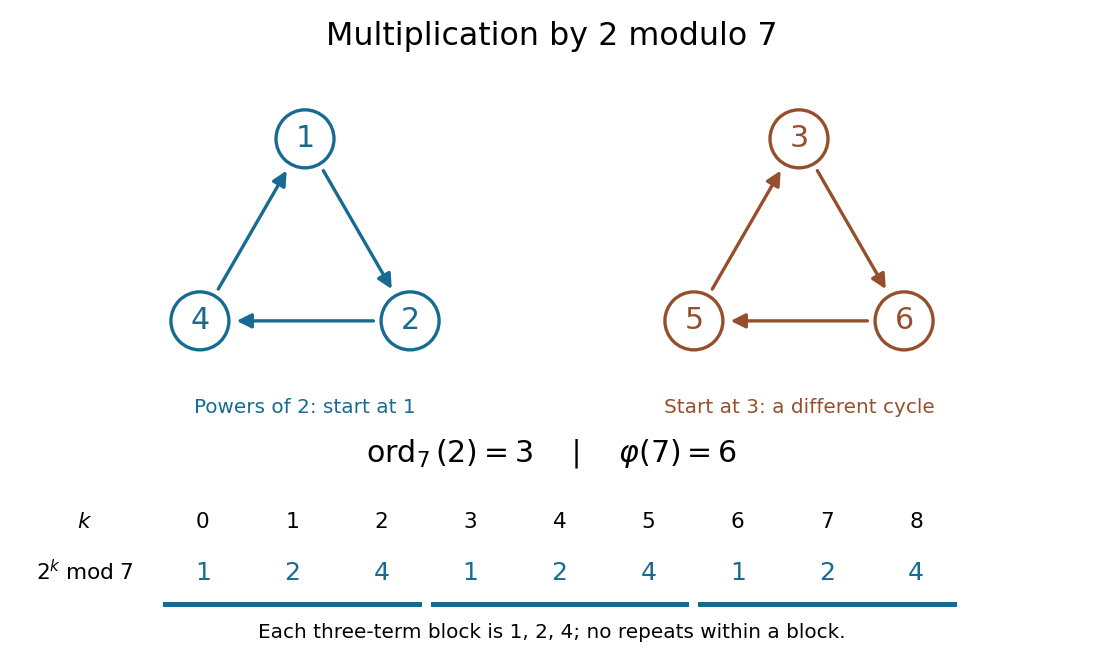

Reproduce this figure in Python.
"""Draw exact modular multiplication cycles; Python 3.14, matplotlib 3.10.7.

Run from _media; the PNG is written to the current working directory.
"""

from pathlib import Path
import math

import matplotlib.pyplot as plt
from matplotlib.patches import Circle, FancyArrowPatch


def main():
    fig, ax = plt.subplots(figsize=(9.2, 5.5), dpi=120)
    fig.patch.set_facecolor("white")
    ax.set(xlim=(-0.6, 9.0), ylim=(-1.6, 4.3), aspect="equal")
    ax.axis("off")
    ax.text(4.2, 4.0, "Multiplication by 2 modulo 7", ha="center", fontsize=19)
    for cx, initial, color in [(1.9, 1, "#176b91"), (6.5, 3, "#95502b")]:
        orbit = [initial]
        value = (2 * initial) % 7
        while value != initial:
            orbit.append(value)
            value = (2 * value) % 7
        angles = [math.pi / 2 - 2 * math.pi * j / len(orbit) for j in range(len(orbit))]
        points = [(cx + 1.13 * math.cos(t), 2.0 + 1.13 * math.sin(t)) for t in angles]
        for j, (x, y) in enumerate(points):
            nx, ny = points[(j + 1) % len(points)]
            ax.add_patch(FancyArrowPatch((x, y), (nx, ny), shrinkA=22, shrinkB=22,
                                        arrowstyle="-|>", mutation_scale=18, lw=2, color=color))
            ax.add_patch(Circle((x, y), 0.27, fc="white", ec=color, lw=2))
            ax.text(x, y, str(orbit[j]), ha="center", va="center", fontsize=18, color=color)
        label = "Powers of 2: start at 1" if initial == 1 else "Start at 3: a different cycle"
        ax.text(cx, 0.58, label, ha="center", fontsize=12, color=color)
    ax.text(4.2, 0.12, r"$\operatorname{ord}_7(2)=3\quad\mid\quad\varphi(7)=6$",
            ha="center", fontsize=18)
    residues = [pow(2, k, 7) for k in range(9)]
    ax.text(-0.15, -0.49, r"$k$", ha="center", fontsize=13)
    ax.text(-0.15, -0.98, r"$2^k\;\mathrm{mod}\;7$", ha="center", fontsize=13)
    for k, residue in enumerate(residues):
        x = 0.95 + 0.83 * k
        ax.text(x, -0.49, str(k), ha="center", fontsize=13)
        ax.text(x, -0.98, str(residue), ha="center", fontsize=15, color="#176b91")
    for j in range(3):
        left = 0.60 + 2.49 * j
        ax.plot([left, left + 2.36], [-1.2, -1.2], lw=3, color="#176b91")
    ax.text(4.2, -1.52, "Each three-term block is 1, 2, 4; no repeats within a block.",
            ha="center", fontsize=12)
    fig.subplots_adjust(left=0.02, right=0.98, bottom=0.02, top=0.98)
    fig.savefig(Path.cwd() / (Path(__file__).stem + ".png"), facecolor="white", transparent=False)
    plt.close(fig)


if __name__ == "__main__":
    main()
